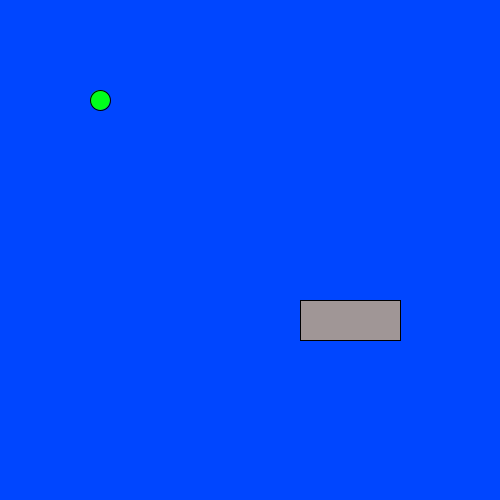
Frame 1 (no input)
Frame 60 (the mouse pressed at the canvas centre just before this capture): identical to frame 1, image omitted
Frame 120 (the mouse held since frame 60 and released just before this capture): identical to frame 1, image omitted

The Processing sketch that drew this single still picture (run headless with seeded random() and noise(); from frame 60 on, the mouse is pressed at the canvas centre):

// Processing sketch: frogger
// ── frogger.pde
int frogx=100;
int frogy=100;
int carX=300;
int carY=300;

void setup() {

  size(500, 500);
}
void draw() {

  background(#0046FF);

  fill(#00FF1B);
  ellipse(frogx, frogy, 20, 20);


  fill(#A09696);
  rect(carX,carY,100,40);


}

void keyPressed() {
  if (key == 'w') {
    //Frog Y position goes up
    frogy=frogy-20; 
    if(frogy<=0){
      
      frogy=0;
    }
    
    
  } else if (key == 's')
  {
    //Frog Y position goes down
    frogy=frogy+20;
    if(frogy>=height){
      
      frogy=height;
    }
  } else if (key == 'd')
  {
    //Frog X position goes right
    frogx=frogx+20;
    if(frogx>=width){
      
      frogx=width;
    }
  } else if (key == 'a')
  {
    //Frog X position goes left
    frogx=frogx-20;
    if(frogx<=0){
      
      frogx=0;
    }
  }
}
